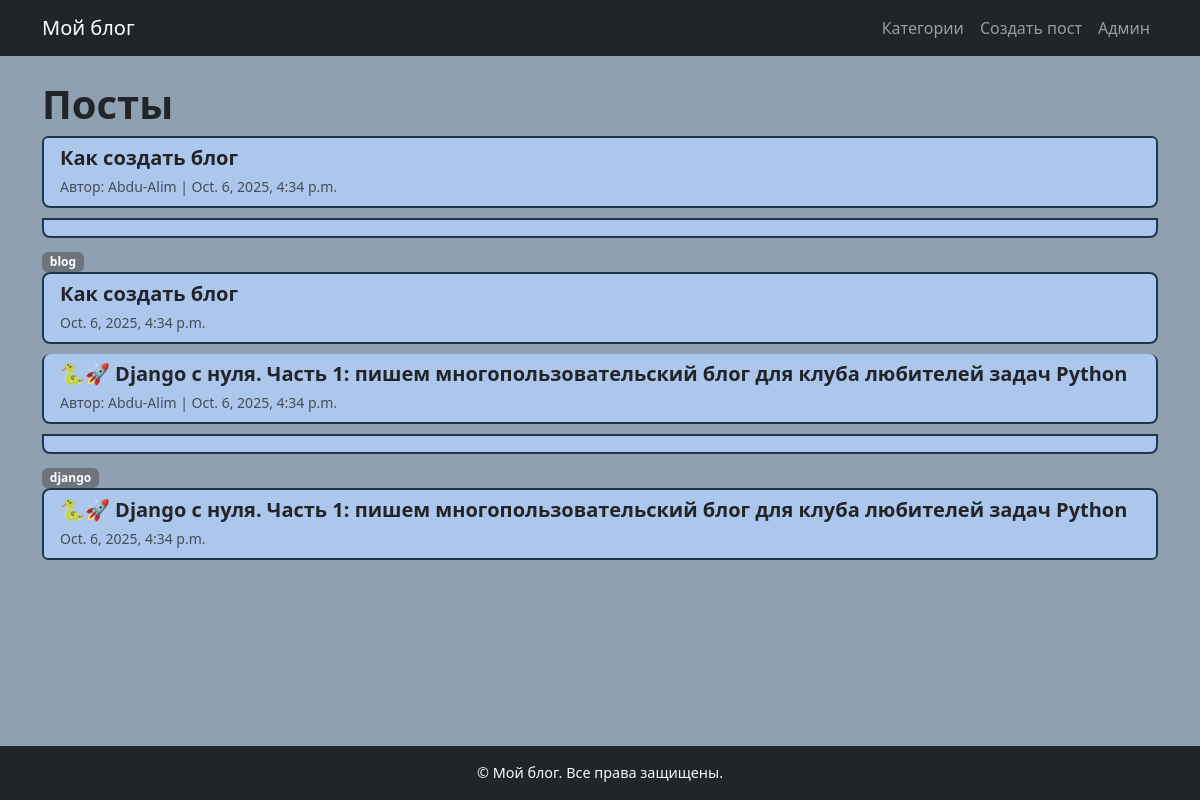
The page / on the database its author committed.
### blog/models.py (models this page shows, shortened)
class Post(models.Model):
    title = models.CharField(max_length=200)
    slug = models.SlugField(max_length=200, unique=True, blank=True)
    body = models.TextField()
    author = models.ForeignKey(settings.AUTH_USER_MODEL, on_delete=models.CASCADE, related_name='posts')
    categories = models.ManyToManyField(Category, related_name='posts', blank=True)
    created_at = models.DateTimeField(auto_now_add=True)
    updated_at = models.DateTimeField(auto_now=True)
    def get_absolute_url(self):
        return reverse('blog:post_detail', kwargs={'slug': self.slug})

class Category(models.Model):
    name = models.CharField(max_length=100, unique=True)
    slug = models.SlugField(max_length=120, unique=True, blank=True)
    class Meta:
        verbose_name = 'Категория'
        verbose_name_plural = 'Категории'
    def get_absolute_url(self):
        return reverse('blog:category_detail', kwargs={'slug': self.slug})

### blog/views.py (the view)
# urls.py: path('', views.post_list, name='post_list'),
def post_list(request):
    posts = Post.objects.order_by('-created_at')
    return render(request, 'blog/post_list.html', {'posts': posts})

### blog/templates/blog/post_list.html (shortened to what this page needs)
{% extends 'blog/base.html' %}
{% block content %}
<h1>Посты</h1>
<div class="list-group">
    {% for post in posts %}
    <a href="{{ post.get_absolute_url }}" class="list-group-item list-group-item-action">
        <h5 class="mb-1">{{ post.title }}</h5>
        <small class="text-muted">Автор: {{ post.author }} | {{ post.created_at }}</small>
        <div>
          {% for c in post.categories.all %}
            <a href="{{ c.get_absolute_url }}" class="badge bg-secondary text-decoration-none">{{ c.name }}</a>
          {% endfor %}
        </div>
      </a>
    <a href="{{ post.get_absolute_url }}" class="list-group-item list-group-item-action">
        <h5 class="mb-1">{{ post.title }}</h5>
        <small class="text-muted">{{ post.created_at }}</small>
    </a>
    {% empty %}
    <p>Постов пока нет.</p>
    {% endfor %}
</div>
{% endblock %}

### blog/templates/blog/base.html (shortened to what this page needs)
{% load static %}
<!doctype html>
<html lang="ru">
<head>
    <link href="https://cdn.jsdelivr.net/npm/bootstrap@5.3.0/dist/css/bootstrap.min.css" rel="stylesheet">
    <link rel="stylesheet" href="{% static 'blog/style.css' %}">
</head>
<body class="d-flex flex-column min-vh-100">
    <nav class="navbar navbar-expand-lg navbar-dark bg-dark mb-4">
        <div class="container">
            <a class="navbar-brand" href="{% url 'blog:post_list' %}">Мой блог</a>
            <div class="collapse navbar-collapse">
                <ul class="navbar-nav ms-auto">
                    <li class="nav-item"><a class="nav-link" href="{% url 'blog:category_list' %}">Категории</a></li>
                    <li class="nav-item"><a class="nav-link" href="{% url 'blog:post_create' %}">Создать пост</a></li>
                    <li class="nav-item"><a class="nav-link" href="/admin/">Админ</a></li>
                </ul>
            </div>
        </div>
    </nav>
    <main class="flex-fill">
        <div class="container">
            {% block content %}{% endblock %}
        </div>
    </main>
    <footer class="bg-dark text-light text-center py-3 mt-auto">
        <div class="container">
            <p class="mb-0">&copy; {{ now|date:"Y" }} Мой блог. Все права защищены.</p>
        </div>
    </footer>
</body>
</html>

### blog/static/blog/style.css (style rules this page uses)
body { font-family: 'Segoe UI', Tahoma, Geneva, Verdana, sans-serif; background: #8fa1b1; }
.navbar { box-shadow: 0 2px 5px rgba(0, 0, 0, 0.001); }
h1, h2, h5 { font-weight: 600; }
.list-group-item { background-color: #adc6eb; border-style: solid; border-width: 2px; border-color: #1e3852; border-radius: 8px; margin-bottom: 10px; transition: 0.2s; }
footer { background-color: #212529; color: #ccc; font-size: 0.9rem; }

### rows shown on the page
Post: title "Как создать блог", author "Abdu-Alim", created_at "Oct. 6, 2025, 4:34 p.m."
Category: name "blog"
Post: title "🐍🚀 Django с нуля. Часть 1: пишем многопользовательский блог для клуба любителей задач Python", author "Abdu-Alim", created_at "Oct. 6, 2025, 4:34 p.m."
Category: name "django"
